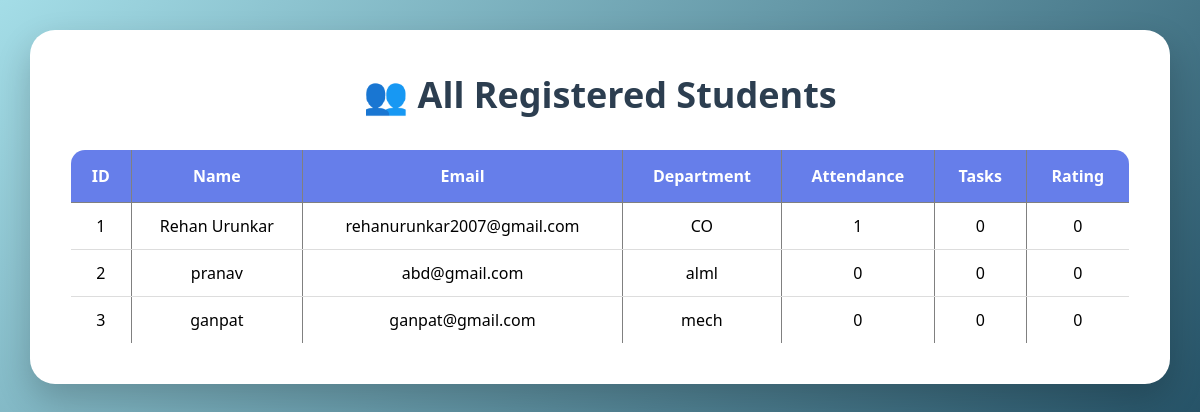
Before: /students with the older database file.
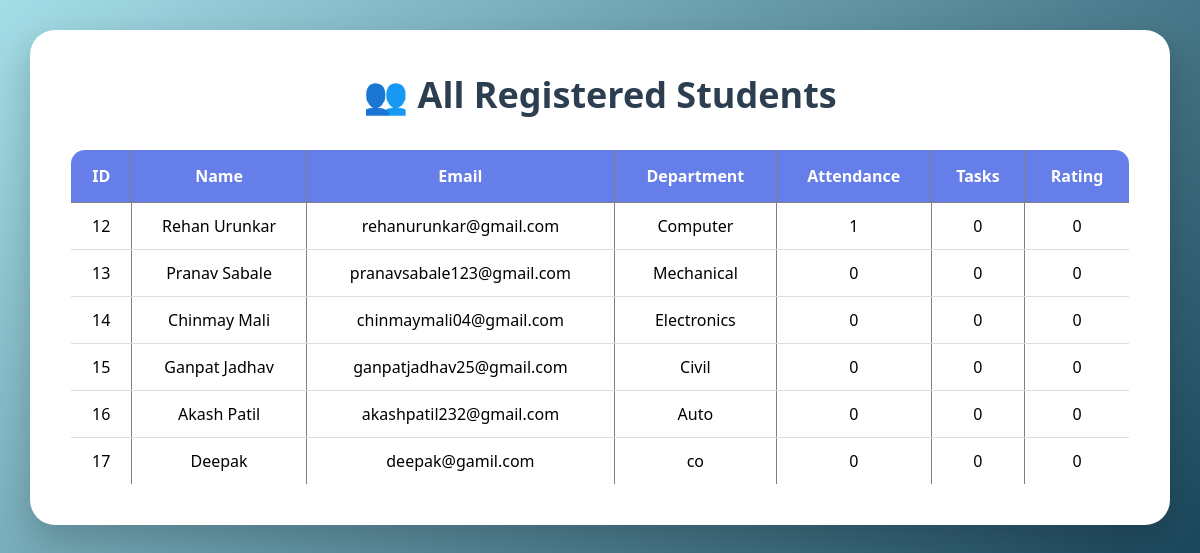
After: the same page with the newer database file.
### tables this page shows
CREATE TABLE students(
    id INTEGER PRIMARY KEY AUTOINCREMENT,
    name TEXT,
    email TEXT,
    department TEXT,
    attendance INTEGER DEFAULT 0,
    tasks_completed INTEGER DEFAULT 0,
    rating INTEGER DEFAULT 0
);

### app.py (the view)
@app.route('/students')
def students():
    conn = sqlite3.connect("internship.db")
    cursor = conn.cursor()
    cursor.execute("SELECT * FROM students")
    data = cursor.fetchall()
    conn.close()
    return render_template(
        "students.html",
        students=data
    )

### templates/students.html (shortened to what this page needs)
<!DOCTYPE html>
<html>
<head>
    <link rel="stylesheet"
    href="{{ url_for('static', filename='style.css') }}">
</head>
<body>
<div class="container">
<h1>👥 All Registered Students</h1>
<table border="1" width="100%">
<tr>
<th>ID</th>
<th>Name</th>
<th>Email</th>
<th>Department</th>
<th>Attendance</th>
<th>Tasks</th>
<th>Rating</th>
</tr>
{% for s in students %}
<tr>
<td>{{ s[0] }}</td>
<td>{{ s[1] }}</td>
<td>{{ s[2] }}</td>
<td>{{ s[3] }}</td>
<td>{{ s[4] }}</td>
<td>{{ s[5] }}</td>
<td>{{ s[6] }}</td>
</tr>
{% endfor %}
</table>
</div>
</body>
</html>

Changed rows visible on the page:
removed students: id "1", name "Rehan Urunkar", email "rehanurunkar2007@gmail.com", department "CO", attendance "1", tasks_completed "0", rating "0"
removed students: id "2", name "pranav", email "abd@gmail.com", department "alml", attendance "0", tasks_completed "0", rating "0"
removed students: id "3", name "ganpat", email "ganpat@gmail.com", department "mech", attendance "0", tasks_completed "0", rating "0"
added students: id "12", name "Rehan Urunkar", email "rehanurunkar@gmail.com", department "Computer", attendance "1", tasks_completed "0", rating "0"
added students: id "13", name "Pranav Sabale", email "pranavsabale123@gmail.com", department "Mechanical", attendance "0", tasks_completed "0", rating "0"
added students: id "14", name "Chinmay Mali", email "chinmaymali04@gmail.com", department "Electronics", attendance "0", tasks_completed "0", rating "0"
added students: id "15", name "Ganpat Jadhav", email "ganpatjadhav25@gmail.com", department "Civil", attendance "0", tasks_completed "0", rating "0"
added students: id "16", name "Akash Patil", email "akashpatil232@gmail.com", department "Auto", attendance "0", tasks_completed "0", rating "0"
added students: id "17", name "Deepak", email "deepak@gamil.com", department "co", attendance "0", tasks_completed "0", rating "0"
